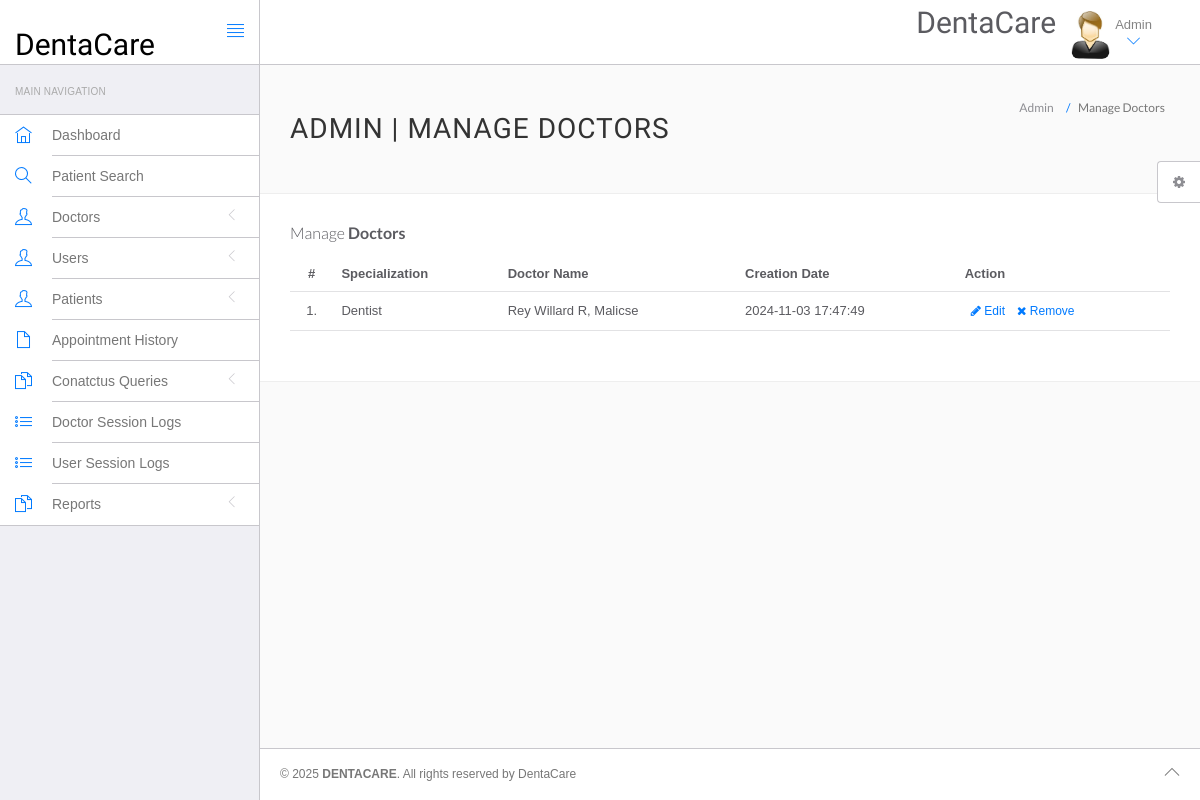
The page /hms/admin/manage-doctors.php (signed in) on the database as committed earlier.
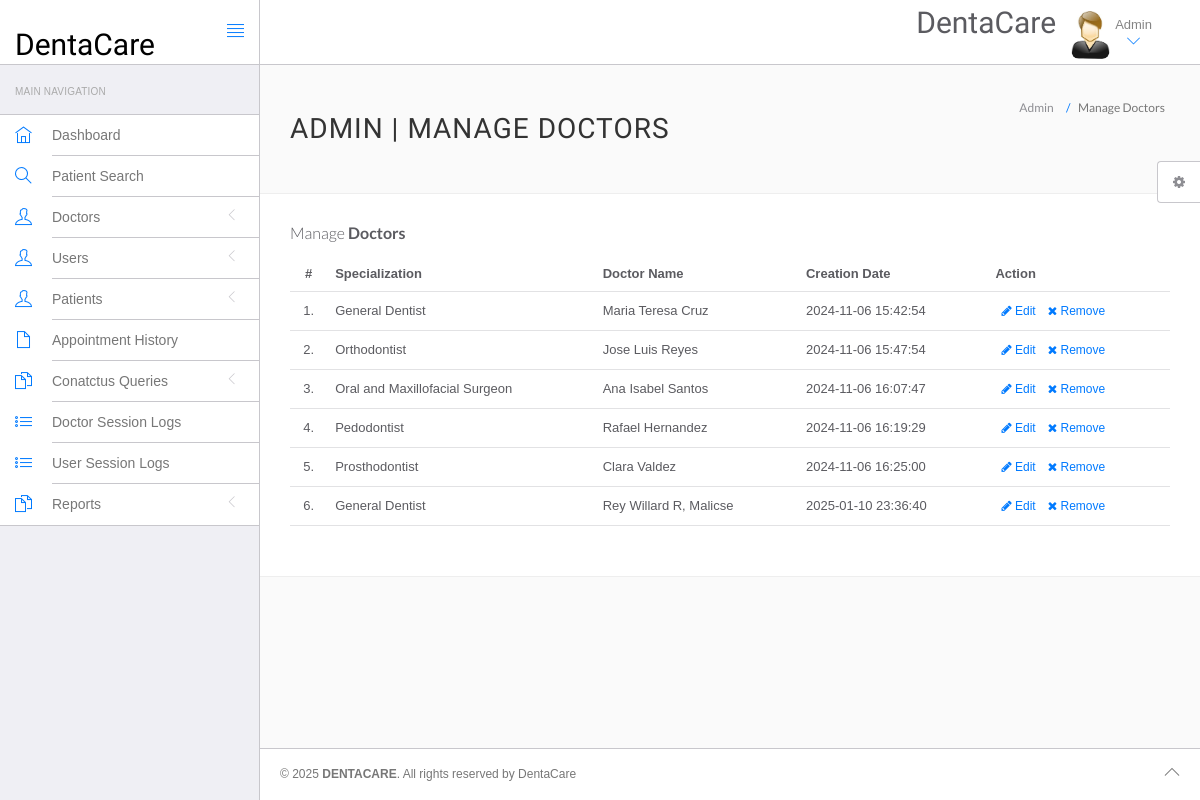
The same page on the database as committed later.
### tables this page shows
CREATE TABLE `doctors` (
  `id` int(11) NOT NULL,
  `specilization` varchar(255) DEFAULT NULL,
  `doctorName` varchar(255) DEFAULT NULL,
  `address` longtext DEFAULT NULL,
  `docFees` varchar(255) DEFAULT NULL,
  `contactno` varchar(11) DEFAULT NULL,
  `docEmail` varchar(255) DEFAULT NULL,
  `password` varchar(255) DEFAULT NULL,
  `creationDate` timestamp NULL DEFAULT current_timestamp(),
  `updationDate` timestamp NULL DEFAULT NULL ON UPDATE current_timestamp(),
  `role` enum('doctor') NOT NULL DEFAULT 'doctor'
);

### hms/admin/manage-doctors.php (the view, shortened to what this page needs)
<?php
include('include/config.php');
?>
<!DOCTYPE html>
<html lang="en">
<head>
    <link rel="stylesheet" href="vendor/bootstrap/css/bootstrap.min.css">
    <link rel="stylesheet" href="vendor/fontawesome/css/font-awesome.min.css">
    <link rel="stylesheet" href="vendor/themify-icons/themify-icons.min.css">
    <link href="vendor/animate.css/animate.min.css" rel="stylesheet" media="screen">
    <link href="vendor/perfect-scrollbar/perfect-scrollbar.min.css" rel="stylesheet" media="screen">
    <link href="vendor/switchery/switchery.min.css" rel="stylesheet" media="screen">
    <link href="vendor/bootstrap-touchspin/jquery.bootstrap-touchspin.min.css" rel="stylesheet" media="screen">
    <link href="vendor/select2/select2.min.css" rel="stylesheet" media="screen">
    <link href="vendor/bootstrap-datepicker/bootstrap-datepicker3.standalone.min.css" rel="stylesheet" media="screen">
    <link href="vendor/bootstrap-timepicker/bootstrap-timepicker.min.css" rel="stylesheet" media="screen">
    <link rel="stylesheet" href="assets/css/styles.css">
    <link rel="stylesheet" href="assets/css/plugins.css">
    <link rel="stylesheet" href="assets/css/themes/theme-1.css" id="skin_color" />
    <link rel="stylesheet" href="https://cdn.jsdelivr.net/npm/sweetalert2@11/dist/sweetalert2.min.css">
</head>
<body>
    <div id="app">
        <?php include('include/sidebar.php'); ?>
        <div class="app-content">
            <?php include('include/header.php'); ?>
            <div class="main-content">
                <div class="wrap-content container" id="container">
                    <section id="page-title">
                        <div class="row">
                            <div class="col-sm-8">
                                <h1 class="mainTitle">Admin | Manage Doctors</h1>
                            </div>
                            <ol class="breadcrumb">
                                <li><span>Admin</span></li>
                                <li class="active"><span>Manage Doctors</span></li>
                            </ol>
                        </div>
                    </section>
                    <div class="container-fluid container-fullw bg-white">
                        <div class="row">
                            <div class="col-md-12">
                                <h5 class="over-title margin-bottom-15">Manage <span class="text-bold">Doctors</span></h5>
                                <table class="table table-hover" id="sample-table-1">
                                    <thead>
                                        <tr>
                                            <th class="center">#</th>
                                            <th>Specialization</th>
                                            <th class="hidden-xs">Doctor Name</th>
                                            <th>Creation Date</th>
                                            <th>Action</th>
                                        </tr>
                                    </thead>
                                    <tbody>
                                        <?php
                                        $sql = mysqli_query($con, "select * from doctors");
                                        $cnt = 1;
                                        while ($row = mysqli_fetch_array($sql)) {
                                        ?>
                                               <td class="center"><?php echo $cnt; ?>.</td>
    <td class="hidden-xs"><?php echo $row['specilization']; ?></td>
    <td><?php echo $row['doctorName']; ?></td>
    <td><?php echo $row['creationDate']; ?></td>
    <td>
        <div class="btn-group">
            <a href="edit-doctor.php?id=<?php echo $row['id']; ?>" class="btn btn-transparent btn-xs" tooltip-placement="top" tooltip="Edit">
                <i class="fa fa-pencil"></i> Edit
            </a>
            <a href="javascript:void(0);" onClick="confirmDelete(<?php echo $row['id']; ?>)" class="btn btn-transparent btn-xs tooltips" tooltip-placement="top" tooltip="Remove">
                <i class="fa fa-times fa fa-white"></i> Remove
            </a>
        </div>
    </td>
                                        <?php
                                            $cnt++;
                                        }
                                        ?>
                                    </tbody>
                                </table>
                            </div>
                        </div>
                    </div>
                </div>
            </div>
        </div>
        <?php include('include/footer.php'); ?>
        <?php include('include/setting.php'); ?>
    </div>
</body>
</html>

Rows that differ between the two databases and show on the page:
removed doctors: specilization "Dentist", doctorName "Rey Willard R, Malicse", creationDate "2024-11-03 17:47:49"
added doctors: specilization "General Dentist", doctorName "Maria Teresa Cruz", creationDate "2024-11-06 15:42:54"
added doctors: specilization "Orthodontist", doctorName "Jose Luis Reyes", creationDate "2024-11-06 15:47:54"
added doctors: specilization "Oral and Maxillofacial Surgeon", doctorName "Ana Isabel Santos", creationDate "2024-11-06 16:07:47"
added doctors: specilization "Pedodontist", doctorName "Rafael Hernandez", creationDate "2024-11-06 16:19:29"
added doctors: specilization "Prosthodontist", doctorName "Clara Valdez", creationDate "2024-11-06 16:25:00"
added doctors: specilization "General Dentist", doctorName "Rey Willard R, Malicse", creationDate "2025-01-10 23:36:40"
